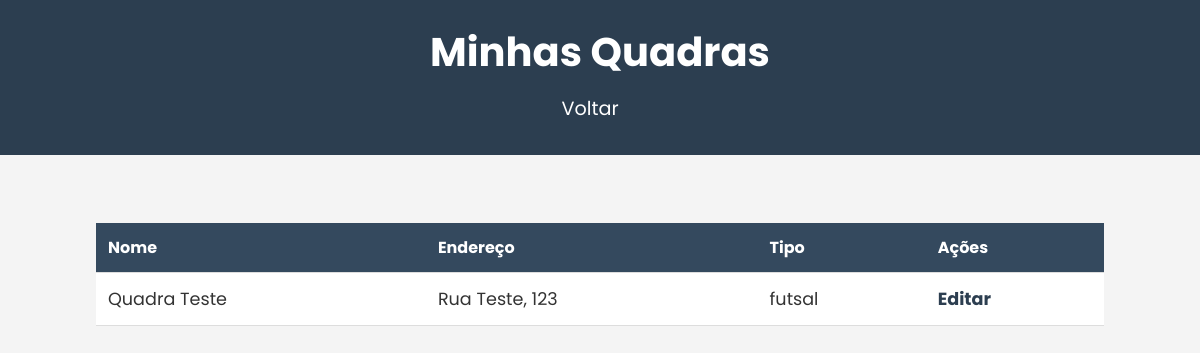
The page /minhas-quadras.php (signed in) on the database as committed earlier.
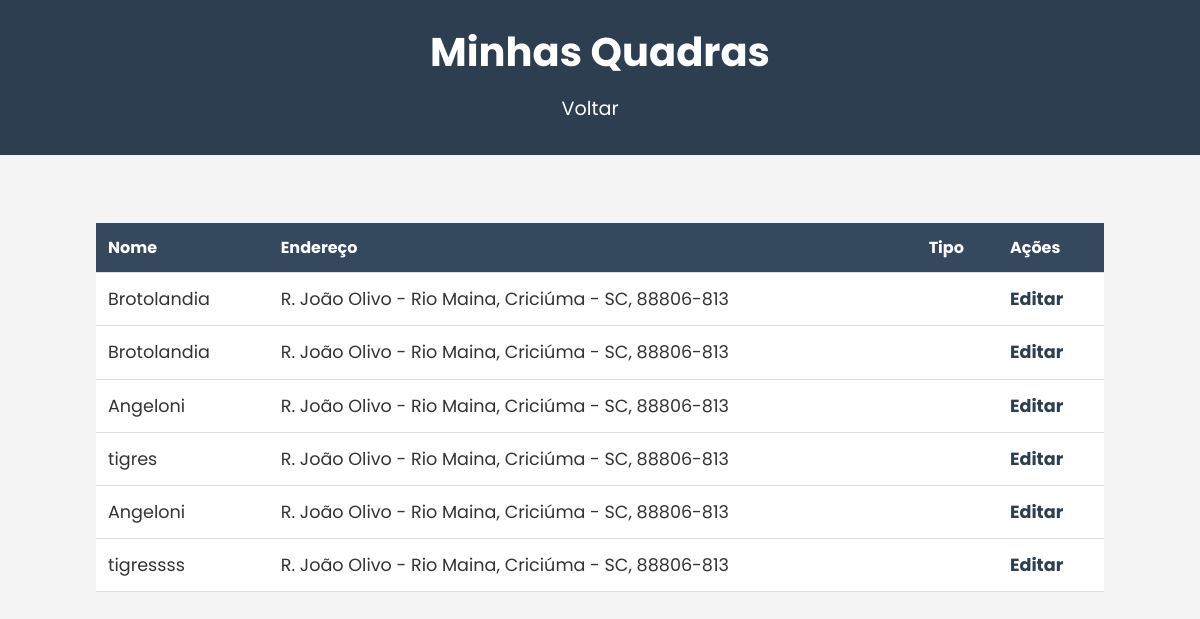
The same page on the database as committed later.
### tables this page shows
CREATE TABLE `quadra` (
  `id_quadra` int(11) NOT NULL,
  `nome` varchar(100) NOT NULL,
  `endereco` varchar(255) NOT NULL,
  `tipo` varchar(50) NOT NULL,
  `preco` decimal(10,2) NOT NULL,
  `imagem` varchar(255) NOT NULL,
  `id_usuario` int(11) NOT NULL
);

### minhas-quadras.php (the view, shortened to what this page needs)
<?php
require 'conexao.php';
$id_admin = $_SESSION['user_id'];
$query = "SELECT * FROM quadra WHERE id_usuario = ?";
$stmt = $conn->prepare($query);
$stmt->bind_param("i", $id_admin);
$stmt->execute();
$result = $stmt->get_result();
?>
<!DOCTYPE html>
<html lang="pt-br">
<head>
    <link rel="stylesheet" href="styles/styles.css">
</head>
<body>
    <header>
        <h1>Minhas Quadras</h1>
        <nav>
            <ul>
                <li><a href="painel-admin.php">Voltar</a></li>
            </ul>
        </nav>
    </header>
    <section class="quadras-list">
        <?php if ($result->num_rows > 0): ?>
            <table>
                <thead>
                    <tr>
                        <th>Nome</th>
                        <th>Endereço</th>
                        <th>Tipo</th>
                        <th>Ações</th>
                    </tr>
                </thead>
                <tbody>
                    <?php while ($row = $result->fetch_assoc()): ?>
                        <tr>
                            <td><?php echo htmlspecialchars($row['nome']); ?></td>
                            <td><?php echo htmlspecialchars($row['endereco']); ?></td>
                            <td><?php echo htmlspecialchars($row['tipo']); ?></td>
                            <td>
                                <a href="editar-quadra.php?id=<?php echo $row['id_quadra']; ?>">Editar</a>
                            </td>
                        </tr>
                    <?php endwhile; ?>
                </tbody>
            </table>
        <?php else: ?>
            <p>Você não tem quadras cadastradas.</p>
        <?php endif; ?>
    </section>
</body>
</html>

Rows that differ between the two databases and show on the page:
removed quadra: nome "Quadra Teste", endereco "Rua Teste, 123", tipo "futsal"
added quadra: nome "Brotolandia", endereco "R. João Olivo - Rio Maina, Criciúma - SC, 88806-813"
added quadra: nome "Brotolandia", endereco "R. João Olivo - Rio Maina, Criciúma - SC, 88806-813"
added quadra: nome "Angeloni", endereco "R. João Olivo - Rio Maina, Criciúma - SC, 88806-813"
added quadra: nome "tigres", endereco "R. João Olivo - Rio Maina, Criciúma - SC, 88806-813"
added quadra: nome "Angeloni", endereco "R. João Olivo - Rio Maina, Criciúma - SC, 88806-813"
added quadra: nome "tigressss", endereco "R. João Olivo - Rio Maina, Criciúma - SC, 88806-813"
